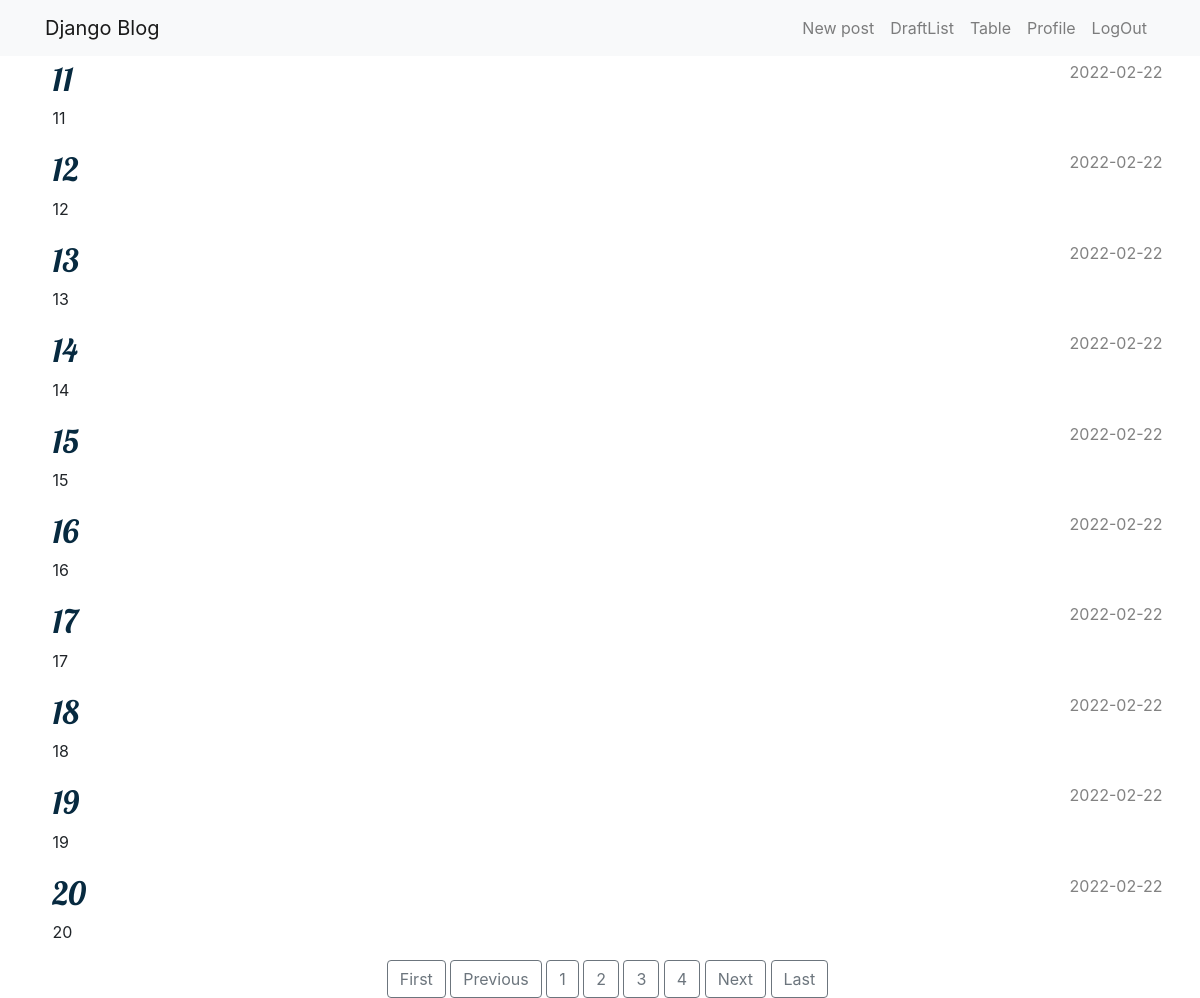
Screenshot of /list?page=2 (signed in) with the database file from the repository.
### blog/models.py (models this page shows, shortened)
class Post(models.Model):
    author = models.ForeignKey(settings.AUTH_USER_MODEL, on_delete=models.CASCADE)
    title = models.CharField(max_length=200)
    text = models.TextField()
    created_date = models.DateTimeField(default=timezone.now)
    published_date = models.DateTimeField(blank=True, null=True)

### blog/views.py (the view)
# urls.py: path('list', views.post_list, name='post_list'),
@login_required
def post_list(request):
    posts = Post.objects.filter(published_date__lte=timezone.now()).order_by('published_date')
    paginator = Paginator(posts, 10) # Show 10 contacts per page.
    page_number = request.GET.get('page')
    page_obj = paginator.get_page(page_number)
    return render(request, 'blog/post_list.html', {'page_obj': page_obj})

### blog/templates/blog/post_list.html
{% extends 'blog/base.html' %}
{% block content %}
    {% for post in page_obj %}
        <article class="post">
            <time class="date">
              {{ post.published_date|date:'Y-m-d'}}
            </time>
            <h2><a href="{% url 'post_detail' pk=post.pk %}">{{ post.title }}</a></h2>
            <p>{{ post.text|linebreaksbr }}</p>
        </article>
    {% endfor %}
    <div class="text-center">
        {% if page_obj.has_previous %}
          <a class="btn btn-outline-secondary" href="?page=1">First</a>
          <a class="btn btn-outline-secondary" href="?page={{ page_obj.previous_page_number }}">Previous</a>
        {% endif %}
        {% for num in page_obj.paginator.page_range %}
          {% if page_obj.number == num %}
            <a class="btn btn-outline-secondary" href="?page={{ num }}">{{ num }}</a>
          {% elif num > page_obj.number|add:'-3' and num < page_obj.number|add:'3' %}
            <a class="btn btn-outline-secondary" href="?page={{ num }}">{{ num }}</a>
          {% endif %}
        {% endfor %}
        {% if page_obj.has_next %}
          <a class="btn btn-outline-secondary" href="?page={{ page_obj.next_page_number }}">Next</a>
          <a class="btn btn-outline-secondary" href="?page={{ page_obj.paginator.num_pages }}">Last</a>
        {% endif %}
      </div>
{% endblock %}

### blog/static/css/blog.css (style rules this page uses)
h1 a, h2 a { color: #072a40; font-family: 'Lobster'; }
body { padding-left: 15px; }
h1, h2, h3, h4 { font-family: 'Lobster', cursive; }
.date { color: #828282; }
.post { margin-top: 20px; }
.post h2 a, .post h2 a:visited { color: #072a40; }
.post > .date, .post > .actions { float: right; }

### rows the page displays
Post: published_date "2022-02-22", title "11", text "11"
Post: published_date "2022-02-22", title "12", text "12"
Post: published_date "2022-02-22", title "13", text "13"
Post: published_date "2022-02-22", title "14", text "14"
Post: published_date "2022-02-22", title "15", text "15"
Post: published_date "2022-02-22", title "16", text "16"
Post: published_date "2022-02-22", title "17", text "17"
Post: published_date "2022-02-22", title "18", text "18"
Post: published_date "2022-02-22", title "19", text "19"
Post: published_date "2022-02-22", title "20", text "20"

### other values shown
{{ num }} "1" "3" "4"
{{ num }} "2"
